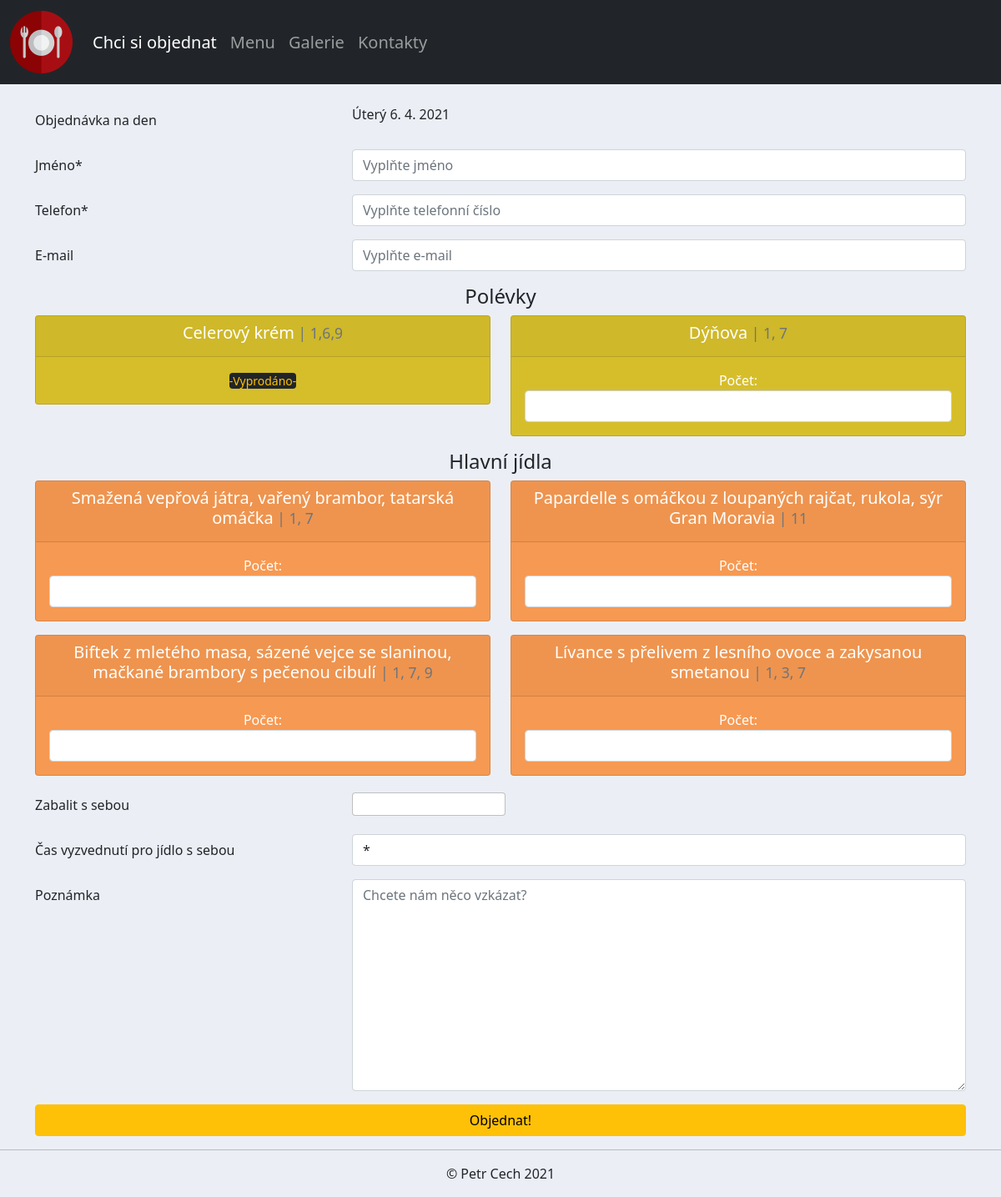
The page /make_order/ on the database as committed earlier.
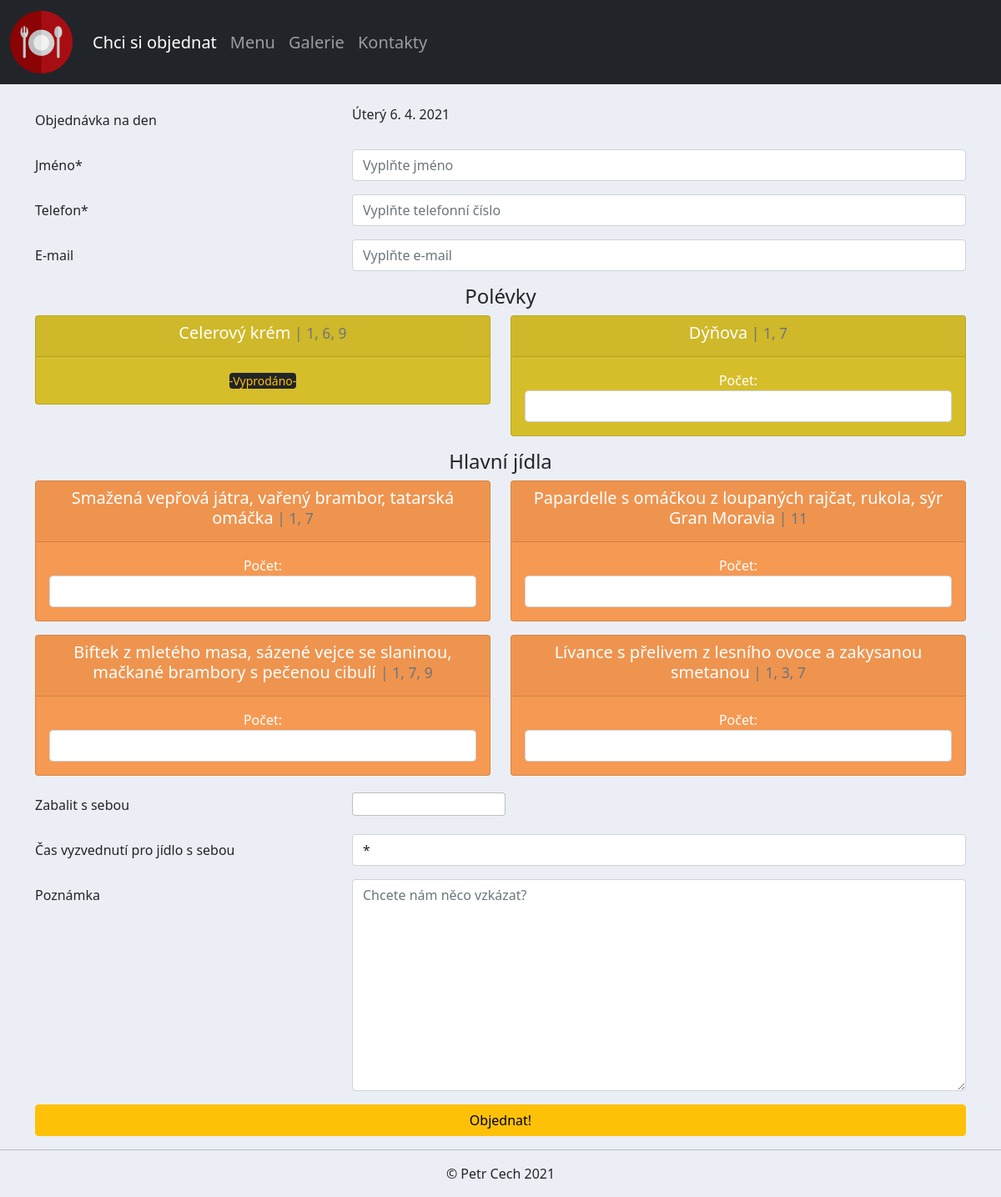
The same page on the database as committed later.
### accounts/models.py (models this page shows)
class Menu(models.Model):
    supper1 = models.ForeignKey(
        Supper, related_name='supper1', null=True, on_delete=models.SET_NULL
    )
    supper1_portions = models.PositiveIntegerField(null=True)
    supper2 = models.ForeignKey(
        Supper, related_name='supper2', null=True, on_delete=models.SET_NULL
    )
    supper2_portions = models.PositiveIntegerField(null=True)
    meal1 = models.ForeignKey(
        Meal, related_name='meal1', null=True, on_delete=models.SET_NULL
    )
    meal1_portions = models.PositiveIntegerField(null=True)
    meal2 = models.ForeignKey(
        Meal, related_name='meal2', null=True, on_delete=models.SET_NULL
    )
    meal2_portions = models.PositiveIntegerField(null=True)
    meal3 = models.ForeignKey(
        Meal, related_name='meal3', null=True, on_delete=models.SET_NULL
    )
    meal3_portions = models.PositiveIntegerField(null=True)
    meal4 = models.ForeignKey(
        Meal, related_name='meal4', null=True, on_delete=models.SET_NULL
    )
    meal4_portions = models.PositiveIntegerField(null=True)
    desert = models.ForeignKey(Desert, null=True, on_delete=models.SET_NULL)
    day = models.CharField(max_length=1000, null=True, default='')
    info = models.TextField(max_length=2000, blank=True)

class Supper(models.Model):
    name = models.CharField(max_length=200, null=True)
    alergens = models.CharField(max_length=200, null=True)
    price = models.PositiveIntegerField(null=True, default=25)
    def __str__(self):
        return self.name

class Meal(models.Model):
    portion = models.IntegerField(null=True)
    name = models.CharField(max_length=200, null=True)
    alergens = models.CharField(max_length=200, null=True)
    price = models.PositiveIntegerField(null=True, default=110)
    def __str__(self):
        return self.name

### accounts/views.py (the view)
# urls.py: path('make_order/', views.makeOrder, name='make_order'),
def makeOrder(request):
    menu = Menu.objects.last()
    form = OrderForm()
    if request.method == 'POST':
        form = OrderForm(request.POST)
        if form.is_valid():
            form.save()
            messages.success(request, f'Objednávka dokončena!')
    counting_portions1 = [
        'supper1', 'supper2', 'meal1', 'meal2', 'meal3', 'meal4'
    ]
    counting_portions2 = {}
    for i in counting_portions1:
        counting = Order.objects.aggregate(Sum(i))
        counting_portions2.update(counting)
    context = {'form': form, 'menu': menu, 'c_p': counting_portions2, }
    return render(request, 'accounts/order_form.html', context)

### accounts/forms.py
class OrderForm(ModelForm):
    class Meta:
        model = Order
        fields = '__all__'

### accounts/templates/accounts/order_form.html (shortened to what the changed rows need)
{%  extends 'accounts/main.html' %}
{% load static %}
{% block content %}
<br>
<form action="" method="POST">
<div class="container">
  <div class="mb-3 row">
    <label for="datum" class="col-lg-4 col-form-label">Objednávka na den</label>
    <div class="col-lg-8">
      {{menu.day}}
    </div>
  </div>
  <div class="row">
    <div class="col-lg-6">
  		<div class="card text-center text-white mb-3" id="supper-card">
    		<div class="card-header">
    			 <h5 class="card-title">{{menu.supper1}}<small class="text-muted"> | {{menu.supper1.alergens}}</small></h5>
    		</div>
    	</div>
    </div>
    <div class="col-lg-6">
  		<div class="card text-center text-white mb-3" id="supper-card">
    		<div class="card-header">
    			 <h5 class="card-title">{{menu.supper2}}<small class="text-muted"> | {{menu.supper2.alergens}}</small></h5>
    		</div>
    	</div>
    </div>
  </div>
  <div class="row">
    <div class="col-lg-6">
  		<div class="card text-center text-white mb-3" id="meal-card">
    		<div class="card-header">
          <h5 class="card-title">{{menu.meal1}}<small class="text-muted"> | {{menu.meal1.alergens}}</small></h5>
    		</div>
    	</div>
    </div>
    <div class="col-lg-6">
  		<div class="card text-center text-white mb-3" id="meal-card">
    		<div class="card-header">
    			 <h5 class="card-title">{{menu.meal2}}<small class="text-muted"> | {{menu.meal2.alergens}}</small></h5>
    		</div>
    	</div>
    </div>
  </div>
  <div class="row">
    <div class="col-lg-6">
  		<div class="card text-center text-white mb-3" id="meal-card">
    		<div class="card-header">
          <h5 class="card-title">{{menu.meal3}}<small class="text-muted"> | {{menu.meal3.alergens}}</small></h5>
    		</div>
    	</div>
    </div>
    <div class="col-lg-6">
  		<div class="card text-center text-white mb-3" id="meal-card">
    		<div class="card-header">
    			 <h5 class="card-title">{{menu.meal4}}<small class="text-muted"> | {{menu.meal4.alergens}}</small></h5>
    		</div>
    	</div>
    </div>
  </div>
</div>
</form>
{% endblock %}

Rows that differ between the two databases and show on the page:
changed Menu "Celerový krém": supper1.alergens "1,6,9" → "1, 6, 9"
